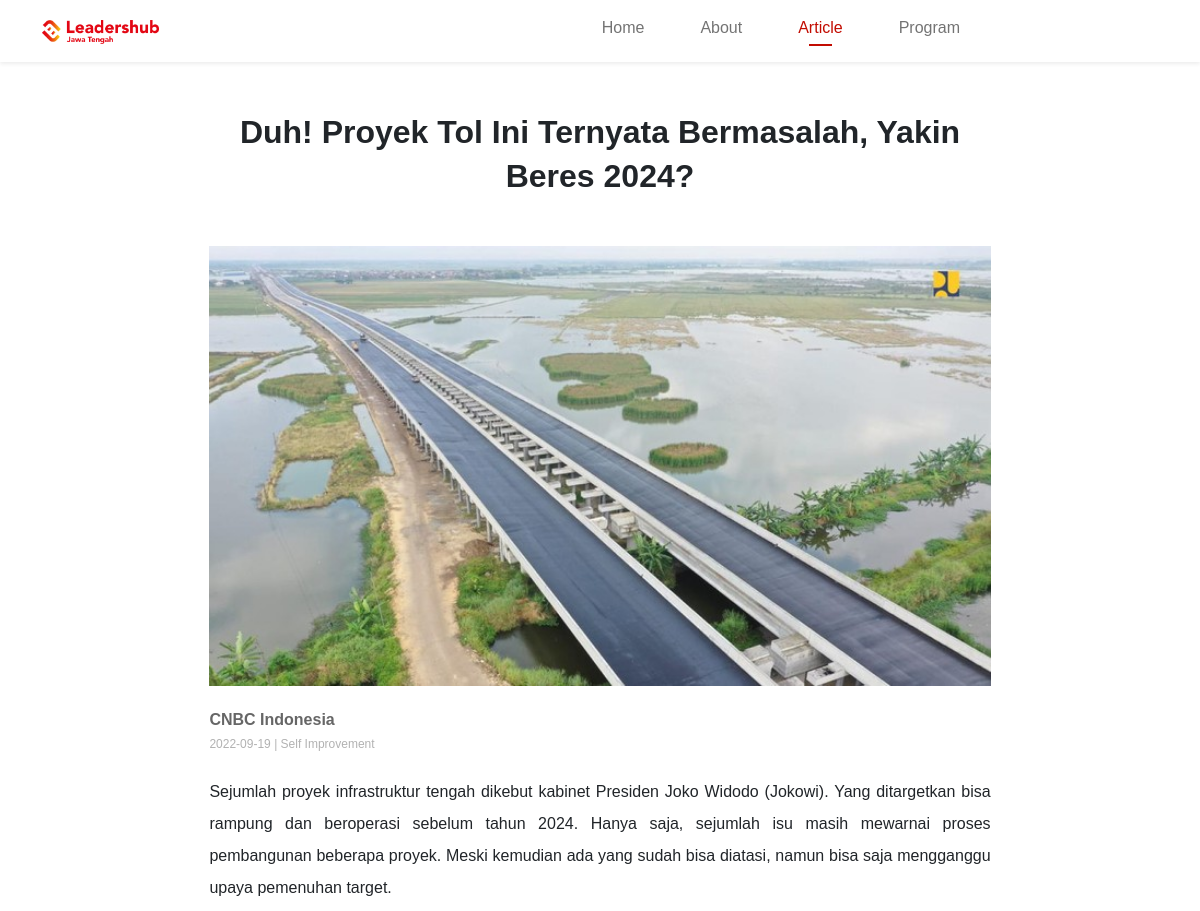
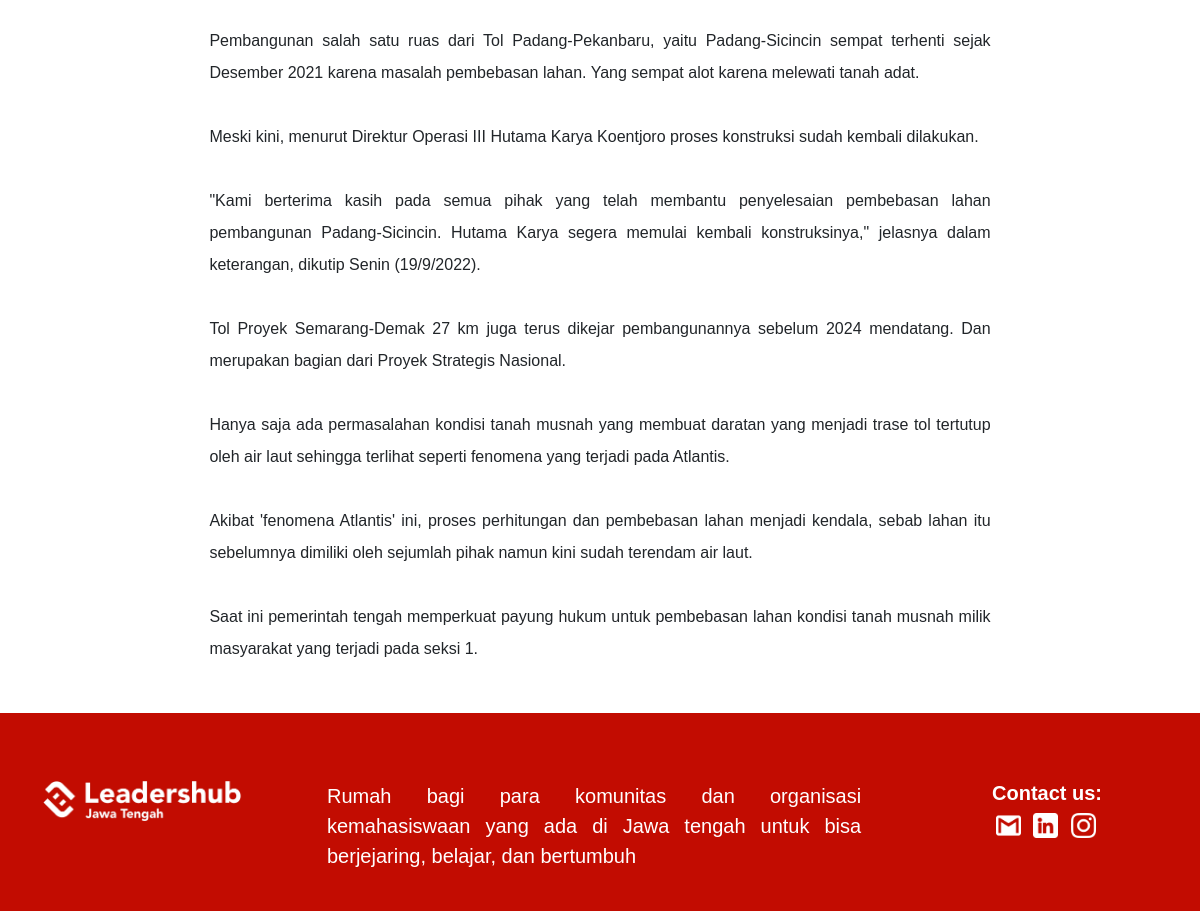
Page /article-page.php?id=8 on the committed database (2 pictures, top to bottom).
### tables this page shows
CREATE TABLE `artikel` (
  `id_artikel` int(11) NOT NULL,
  `penulis` varchar(50) NOT NULL,
  `judul` varchar(100) NOT NULL,
  `tglUpload` date NOT NULL,
  `gambar` varchar(100) NOT NULL,
  `isi` text NOT NULL,
  `id_tag` varchar(5) DEFAULT NULL,
  `id_user` int(11) DEFAULT NULL
);

CREATE TABLE `tag` (
  `id_tag` varchar(5) NOT NULL,
  `deskripsi` varchar(30) DEFAULT NULL
);

### function.php (called while the page is built, shortened)
<?php
  $connect = mysqli_connect("localhost", "root", "", "lhjateng");
  function query($query){
    global $connect;
    $result = mysqli_query($connect, $query);
    $rows = [];
    while($row = mysqli_fetch_assoc($result)){
      $rows[] = $row;
    }
    return $rows;
  }
?>

### article-page.php (the view, shortened to what this page needs)
<?php
  require 'function.php';
  $id = $_GET["id"];
  $data_artikel = query("SELECT artikel.judul, artikel.gambar, artikel.penulis, artikel.tglUpload, artikel.isi, tag.deskripsi FROM artikel JOIN tag ON artikel.id_tag = tag.id_tag WHERE id_artikel = $id")[0];
?>
<!doctype html>
<html lang="en">
  <head>
    <link href="https://cdn.jsdelivr.net/npm/bootstrap@5.2.0/dist/css/bootstrap.min.css" rel="stylesheet">
    <link rel="stylesheet" href="style.css">
  </head>
  <body>
    <nav class="navbar navbar-expand-lg shadow-sm">
      <div class="container-fluid container">
        <a class="navbar-brand" href="#">
          <img src="img/logo.png" alt="" width="auto" height="24" class="d-inline-block align-text-top">
        </a>
        <div class="collapse navbar-collapse" id="navbarNavAltMarkup">
          <div class="navbar-nav ms-auto nav-custom">
            <a class="nav-link" aria-current="page" href="index.php">Home</a>
            <a class="nav-link" href="about.html">About</a>
            <a class="nav-link nav-active" href="article.php">Article</a>
            <a class="nav-link" href="#">Program</a>
          </div>
        </div>
      </div>
    </nav>
    <div class="container">
      <div class="head-title pd-5 my-5">
        <h1><?= $data_artikel["judul"] ?></h1>
      </div>
      <div class="cover-img">
          <img src="img/article/<?= $data_artikel["gambar"] ?>" alt="coverimage" width="100%">
      </div>
      <div class="content my-3 mb-5">
        <div class="author my-4">
          <h3><?= $data_artikel["penulis"] ?></h3>
          <h6><?= $data_artikel["tglUpload"] ?> | <?= $data_artikel["deskripsi"] ?></h6>
        </div>
        <p><?= $data_artikel["isi"] ?></p>
      </div>
    </div>
    <footer class="pt-5 pb-4 bg-footer">
      <div class="container">
        <div class="row">
          <div class="col-lg-3 col-md-4 col-sm-12 footer-content-custom footer-position">
            <img class="logo-footer" src="img/logo-putih.png" alt="lhjateng" width="200px">
          </div >
          <div class="col-lg-7 col-md-5 col-sm-12 footer-content-custom footer-position">
            <div class="col-lg-10">
              <p>
              Rumah bagi para komunitas dan organisasi kemahasiswaan yang ada di Jawa tengah untuk                bisa berjejaring, belajar, dan bertumbuh
              </p>
            </div>
          </div>
          <div class="col-lg-2 col-md-3 col-sm-12 footer-content-custom footer-position">
            <h6>Contact us:</h6>
            <a href="mailto:...">
              <img class="sosmed" src="img/gmail-logo.png" alt="lh-gmail" width="25px" >
            </a>
            <a href="https://www.linkedin.com/company/leadershubjawatengah/" target="_blank">
              <img class="sosmed" src="img/linkedin.png" alt="lh-linkedin" width="25px">
            </a>
            <a href="https://www.instagram.com/leadershubjateng/" target="_blank">
              <img class="sosmed" src="img/instagram.png" alt="lh-instagram" width="25px" >
            </a>
          </div>
        </div>
      </div>
    </footer>
  </body>
</html>

### style.css (style rules this page uses)
body { font-family: 'Poppins', sans-serif; }
.navbar { position: relative; z-index: 1; }
.nav-custom { font-weight: 500; font-size: 16px; }
.nav-custom .nav-link { margin-right: 40px; }
.nav-active { color: #C20C01; }
.container { position: relative; z-index: 1; }
.head-title h1 { font-weight: 600; font-size: 24px; line-height: 1.5; text-align: center; }
.author h3 { font-weight: 600; font-size: 16px; text-align: justify; color: #666666 }
.author h6 { font-weight: 500; font-size: 12px; text-align: justify; color: #B2B2B2 }
.content p { font-weight: 400; font-size: 16px; line-height: 1.5; text-align: justify; }
footer a { text-decoration: none; }
.bg-footer { background-color: #C20C01; text-align: center; }
.footer-content-custom p { font-weight: 400; font-size: 16px; text-align: justify; color: white; margin-top: 20px; }
.footer-content-custom .logo-footer { margin-top: 20px; margin-bottom: 20px; }
.footer-content-custom .sosmed { margin-inline: 4px; margin-bottom: 40px; }
.footer-content-custom h6 { font-weight: 600; font-size: 20px; color: white; margin-top: 20px; }
@media (min-width: 768px) { .head-title h1 { font-weight: 600; font-size: 32px; line-height: 44px; text-align: center; } }
@media (min-width: 768px) { .author h3 { font-weight: 600; font-size: 16px; text-align: justify; color: #666666 } }
@media (min-width: 768px) { .author h6 { font-weight: 500; font-size: 12px; text-align: justify; color: #B2B2B2 } }
@media (min-width: 768px) { .content p { font-weight: 400; font-size: 16px; line-height: 2; text-align: justify; } }
@media (min-width: 992px) { .navbar { position: relative; z-index: 1; } }
@media (min-width: 992px) { .nav-custom { margin-right: 150px; font-weight: 500; font-size: 16px; } }
@media (min-width: 992px) { .nav-custom .nav-link { margin-right: 40px; } }
@media (min-width: 992px) { .nav-active { color: #C20C01; } }
@media (min-width: 992px) { .nav-active::after { content: ''; display: block; border-bottom: 2px solid #C20C01; width: 50%; margin: auto; padding-bottom: 4px; } }
@media (min-width: 992px) { .container { position: relative; z-index: 1; } }
@media (min-width: 992px) { .cover-img { width: 70%; margin: auto; } }
@media (min-width: 992px) { .head-title h1 { width: 70%; font-weight: 600; font-size: 32px; line-height: 44px; text-align: center; margin: auto; } }
@media (min-width: 992px) { .author { margin: auto; } }
@media (min-width: 992px) { .author h3 { font-weight: 600; font-size: 16px; text-align: justify; color: #666666 } }
@media (min-width: 992px) { .author h6 { font-weight: 500; font-size: 12px; text-align: justify; color: #B2B2B2 } }
@media (min-width: 992px) { .content { width: 70%; margin: auto; } }
@media (min-width: 992px) { .content p { font-weight: 400; font-size: 16px; text-align: justify; } }
@media (min-width: 992px) { footer a { text-decoration: none; } }
@media (min-width: 992px) { .bg-footer { background-color: #C20C01; text-align: left; } }
@media (min-width: 992px) { .footer-content-custom p { font-weight: 400; font-size: 20px; text-align: justify; color: white; } }
@media (min-width: 992px) { .footer-content-custom .logo-footer { margin-top: 20px; margin-bottom: 20px; } }
@media (min-width: 992px) { .footer-content-custom .sosmed { margin-inline: 4px; } }
@media (min-width: 992px) { .footer-content-custom h6 { font-weight: 600; font-size: 20px; color: white; } }

### rows in the picture
artikel: judul "Duh! Proyek Tol Ini Ternyata Bermasalah, Yakin Beres 2024?", gambar (picture), penulis "CNBC Indonesia", tglUpload "2022-09-19", id_tag.deskripsi "Self Improvement", isi "Sejumlah proyek infrastruktur tengah dikebut kabinet Presiden Joko Widodo (Jokowi). Yang ditargetkan bisa rampung dan beroperasi sebelum tahun 2024. Hanya saja, sejumlah isu masih mewarnai proses pembangunan beberapa proyek. Meski kemudian ada yang sudah bisa diatasi, namun bisa saja mengganggu upaya pemenuhan target. Pembangunan salah satu ruas dari Tol Padang-Pekanbaru, yaitu Padang-Sicincin sempat terhenti sejak Desember 2021 karena masalah pembebasan lahan. Yang sempat alot karena melewati tanah adat. Meski kini, menurut Direktur Operasi III Hutama Karya Koentjoro proses konstruksi sudah kembali dilakukan. \"Kami berterima kasih pada semua pihak yang telah membantu penyelesaian…"
